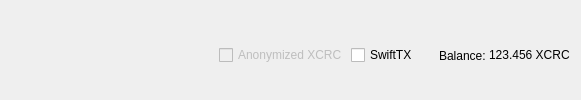
         <widget class="QFrame" name="frame_Send">
          <layout class="QHBoxLayout" name="horizontalLayout">
           <property name="bottomMargin">
            <number>0</number>
           </property>
           <item>
            <widget class="QtMaterialFlatButton" name="sendButton" native="true">
             <property name="minimumSize">
              <size>
               <width>150</width>
               <height>0</height>
              </size>
             </property>
             <property name="toolTip">
              <string>Confirm the send action</string>
             </property>
             <property name="text" stdset="0">
              <string>Send</string>
             </property>
             <property name="icon" stdset="0">
              <iconset resource="../cryptocrowd.qrc">
               <normaloff>:/icons/send</normaloff>:/icons/send</iconset>
             </property>
             <property name="autoDefault" stdset="0">
              <bool>false</bool>
             </property>
             <property name="default" stdset="0">
              <bool>true</bool>
             </property>
            </widget>
           </item>
           <item>
            <widget class="QtMaterialFlatButton" name="clearButton" native="true">
             <property name="sizePolicy">
              <sizepolicy hsizetype="Minimum" vsizetype="Fixed">
               <horstretch>0</horstretch>
               <verstretch>0</verstretch>
              </sizepolicy>
             </property>
             <property name="toolTip">
              <string>Clear all fields of the form.</string>
             </property>
             <property name="text" stdset="0">
              <string>Clear All</string>
             </property>
             <property name="icon" stdset="0">
              <iconset resource="../cryptocrowd.qrc">
               <normaloff>:/icons/remove</normaloff>:/icons/remove</iconset>
             </property>
             <property name="autoDefault" stdset="0">
              <bool>false</bool>
             </property>
            </widget>
           </item>
           <item>
            <widget class="QtMaterialFlatButton" name="addButton" native="true">
             <property name="toolTip">
              <string>Send to multiple recipients at once</string>
             </property>
             <property name="text" stdset="0">
              <string>Add Recipient</string>
             </property>
             <property name="icon" stdset="0">
              <iconset resource="../cryptocrowd.qrc">
               <normaloff>:/icons/add</normaloff>:/icons/add</iconset>
             </property>
             <property name="autoDefault" stdset="0">
              <bool>false</bool>
             </property>
            </widget>
           </item>
           <item>
            <spacer name="horizontalSpacer">
             <property name="orientation">
              <enum>Qt::Horizontal</enum>
             </property>
             <property name="sizeHint" stdset="0">
              <size>
               <width>40</width>
               <height>20</height>
              </size>
             </property>
            </spacer>
           </item>
           <item>
            <layout class="QHBoxLayout" name="horizontalLayout_2">
             <property name="spacing">
              <number>3</number>
             </property>
             <item>
              <widget class="QCheckBox" name="checkzXCRC">
               <property name="enabled">
                <bool>false</bool>
               </property>
               <property name="text">
                <string>Anonymized XCRC</string>
               </property>
              </widget>
             </item>
             <item>
              <widget class="QCheckBox" name="checkSwiftTX">
               <property name="enabled">
                <bool>true</bool>
               </property>
               <property name="minimumSize">
                <size>
                 <width>85</width>
                 <height>0</height>
                </size>
               </property>
               <property name="text">
                <string>SwiftTX</string>
               </property>
              </widget>
             </item>
             <item>
              <widget class="QLabel" name="label">
               <property name="text">
                <string>Balance:</string>
               </property>
              </widget>
             </item>
             <item>
              <widget class="QLabel" name="labelBalance">
               <property name="sizePolicy">
                <sizepolicy hsizetype="Preferred" vsizetype="Fixed">
                 <horstretch>0</horstretch>
                 <verstretch>0</verstretch>
                </sizepolicy>
               </property>
               <property name="cursor">
                <cursorShape>IBeamCursor</cursorShape>
               </property>
               <property name="text">
                <string notr="true">123.456 XCRC</string>
               </property>
               <property name="textInteractionFlags">
                <set>Qt::LinksAccessibleByMouse|Qt::TextSelectableByKeyboard|Qt::TextSelectableByMouse</set>
               </property>
              </widget>
             </item>
            </layout>
           </item>
          </layout>
         </widget>
